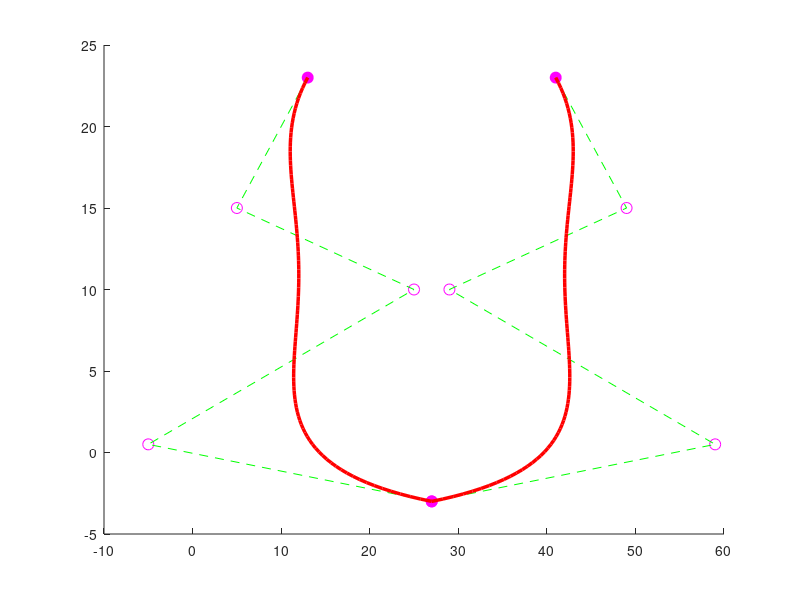

Reproduce this figure in MATLAB.
function fata1_poligoane_control()

t = linspace(0,1); % Parametrul
% Punctele de control
b1 = [13 5 25 -5 27; 23 15 10 0.5 -3];
b2 = [41 49 29 59 27; 23 15 10 0.5 -3];
% Polinoamele Bernstein de gradul 4
B0 = (1-t).^4;
B1 = 4.*(1-t).^3.*t;
B2 = 6.*(1-t).^2.*t.^2;
B3 = 4.*(1-t).*t.^3;
B4 = t.^4;
B = [B0;B1;B2;B3;B4]; % Matricea care cuprinde toate polinoamele Bernstein
% Curbele Bezier
f1 = b1*B;
f2 = b2*B;

% --> Desenare grafic (curbele + poligoanele de control) <--
hold on 
% Deseneaza cercuri pline pentru primul si ultimul punct din poligoanele de control
plot([b1(1,1),b1(1,end)],[b1(2,1),b1(2,end)],'mo','MarkerFaceColor','m','MarkerSize',8)
plot([b2(1,1),b2(1,end)],[b2(2,1),b2(2,end)],'mo','MarkerFaceColor','m','MarkerSize',8)

% Deseneaza cercuri goale pentru punctele interioare din poligoanele de control 
plot(b1(1,2:end-1),b1(2,2:end-1),'mo','MarkerSize',8)
plot(b2(1,2:end-1),b2(2,2:end-1),'mo','MarkerSize',8)

% Traseaza poligoanele de control
plot(b1(1,:),b1(2,:),'--g')
plot(b2(1,:),b2(2,:),'--g')

% Traseaza curbele Bezier generate din punctele de control
plot(f1(1,:),f1(2,:),'r','LineWidth',2.5)
plot(f2(1,:),f2(2,:),'r','LineWidth',2.5)
hold off

end